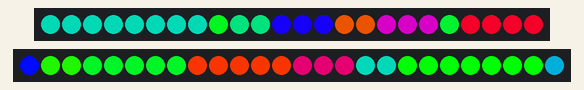
Bench run of a sketch on a simulated Arduino Mega 2560, built with avr-gcc and run on an emulated ATmega2560. Shown: 24 RGB LEDs in strip order, left to right, 26 RGB LEDs in strip order, left to right. Colours are those a GRB WS2812 strip shows for the declared byte order; random numbers use the default seed unless the sketch sets one.

Above: at 0.16 s.
At 1.4 s:
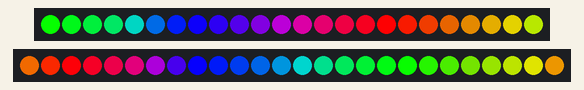
At 2.65 s:
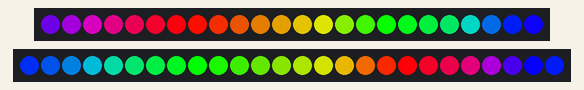
At 5.46 s:
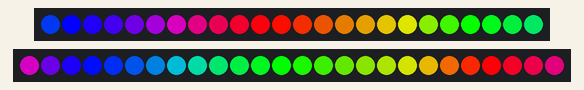
At 7.96 s:
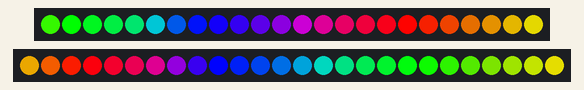
At 10.77 s:
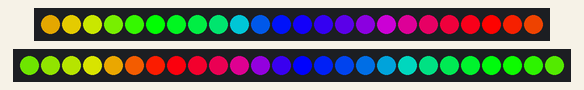

Measured:
- by itself, everything shown: repeats every 10.0 s, in 32 steps

The sketch:

maker_fair.ino
```cpp
#include "FastLED.h"
#include "math.h"

#define NUM_PINS 2
#define DATA_PIN0 2
#define DATA_PIN1 8
#define CLOCK_PIN 13
#define LED_TYPE WS2812
#define LED_TYPE1 UCS1903

#define BRIGHTNESS 255
#define GRADIENT_SPEED 50

#define LEDS_PER_PIN 24 // Maximum number of leds in a crystal
#define MAX_CRYSTAL_NUM 16
CRGB C[51];

int NumLeds[51] =
{
  8,1,2,3,2,3,1,4,1,2,5,5,3,2,7,1,4
};

uint8_t t = 0;

void setup() {
  FastLED.addLeds<LED_TYPE1, DATA_PIN1, RGB> (C, 0, LEDS_PER_PIN); // sets up strip one
  FastLED.addLeds<LED_TYPE, DATA_PIN0, RGB> (C, LEDS_PER_PIN, 26); // sets up strip 2
  FastLED.setBrightness(BRIGHTNESS); // brightness
  srand(10);
  for(int i = 0; i < MAX_CRYSTAL_NUM; i++) {
    CrystalHSV(i, rand(), 255, 255);
  }
  FastLED.show();
}

void loop() {
  for(int i = 0; i < 51; i++) {
    C[i] = CRGB(0,0,0).setHSV(t+i*10, 255, 255);
  }
  t++;
  delay(10);
  FastLED.show();
}

// colours a specific crystal
void CrystalColour(int crystId, int r, int g, int b) {
  int offset = 0;
  // choose leds in a given crystal id
  for(int i =0;i< crystId; i++) offset += NumLeds[i];

  // lights up led in the crystal
  for (int k = 0; k < NumLeds[crystId]; k++) C[offset + k] = CRGB(r, b, g);
}

void CrystalHSV(int crystId, int r, int g, int b) {
  int offset = 0;
  // choose leds in a given crystal id
  for(int i =0;i< crystId; i++) offset += NumLeds[i];

  // lights up led in the crystal
  for (int k = 0; k < NumLeds[crystId]; k++) C[offset + k] = CRGB(0,0,0).setHSV(r, b, g);
}
```
